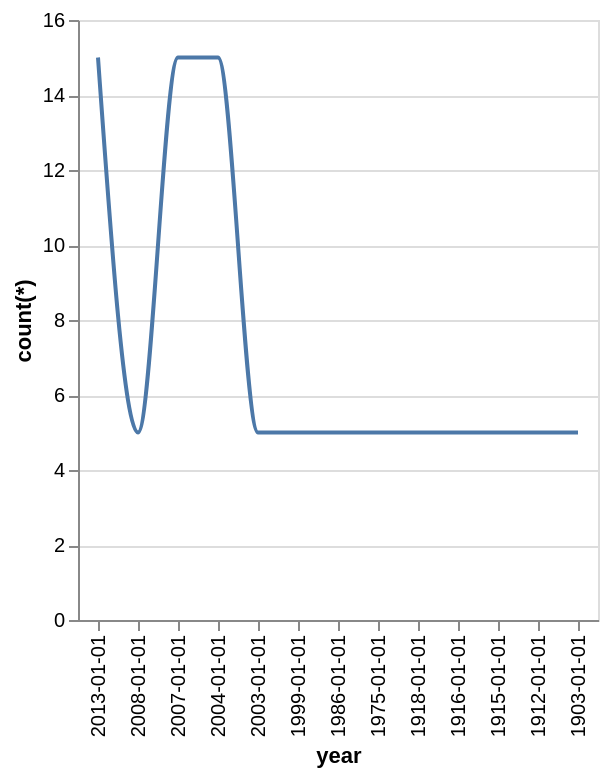

Vega-Lite specification for this chart:
### Vega-Lite specification from a JSON file in a GitHub repository (floating-point values rounded to 4 significant figures)
{"data": {"values": [{"x_data": "1903-01-01", "y_data": 5}, {"x_data": "1912-01-01", "y_data": 5}, {"x_data": "1915-01-01", "y_data": 5}, {"x_data": "1916-01-01", "y_data": 5}, {"x_data": "1918-01-01", "y_data": 5}, {"x_data": "1975-01-01", "y_data": 5}, {"x_data": "1986-01-01", "y_data": 5}, {"x_data": "1999-01-01", "y_data": 5}, {"x_data": "2003-01-01", "y_data": 5}, {"x_data": "2004-01-01", "y_data": 15}, {"x_data": "2007-01-01", "y_data": 15}, {"x_data": "2008-01-01", "y_data": 5}, {"x_data": "2013-01-01", "y_data": 15}]}, "mark": {"type": "line", "interpolate": "monotone"}, "encoding": {"x": {"field": "x_data", "type": "nominal", "title": "year", "sort": "descending"}, "y": {"field": "y_data", "type": "quantitative", "title": "count(*)"}}}
